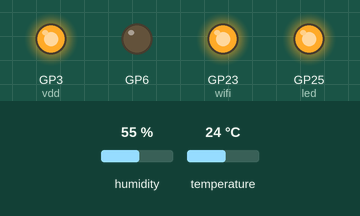
The program below on a simulated Raspberry Pi Pico running MicroPython. Parts: output pins drawn as LEDs (lit = HIGH). Inputs (shaded band) come from the test bench; at power-on: humidity 55 %, temperature 24 °C. WiFi joins after 1.5 s; deep sleep restarts the program when it ends; what the program prints to the serial console is not drawn.

Above: at 0.5 s.
At 17.2 s:
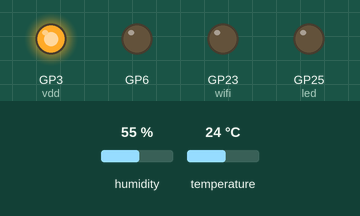
At 33.9 s:
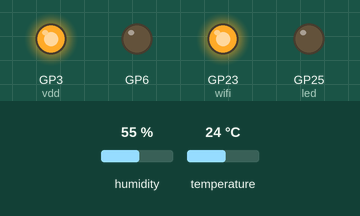
Timing chart, 0 to 37.3 s (numbered marks = the images above):
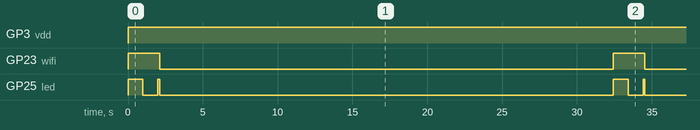

Measured:
- by itself, GP3 (vdd): LOW → HIGH at 0.00 s
- by itself, GP23 (wifi): alternates HIGH for 2.1 s and LOW for 30.3 s
- by itself, GP25 (led): repeats every 32.4 s: LOW 1.0 s, HIGH 0.12 s, LOW 30.3 s, HIGH 1.0 s

The program:

example04_wbgt_udp_le.py
```python
# (licence header left out)
# 温湿度センサ AE-SHT31 ピン接続図
##############################
#   SHT31 # Pico # GPIO
##############################
#     +V  #  5   # GP3
#    SDA  #  6   # GP4
#    SCL  #  7   # GP5
#    ADD  #  8   # GND
#    GND  #  9   # GP6
##############################

SSID = "1234ABCD"                               # 無線LANアクセスポイント SSID
PASS = "password"                               # パスワード
udp_to = '255.255.255.255'                      # UDPブロードキャスト
udp_port = 1024                                 # UDPポート番号
device_s = 'humid_3'                            # デバイス識別名
interval = 30                                   # ディープスリープ時間（秒）

sht31 = 0x44                                    # 温湿度センサSHT31のI2Cアドレス
wbgt_ver = 3                                    # WBGTバージョン 3 または 4
wbgt_wide = True                                # 筆者の独自拡張Wide版

from machine import Pin,I2C                     # machineのI2Cを組み込む
from machine import deepsleep                   # deepsleepを組み込む
from utime import sleep                         # μtimeからsleepを組み込む
import network                                  # ネットワーク通信
import usocket                                  # μソケット通信

wifi = Pin(23, Pin.OUT)                         # 無線LANモジュールの電源ピン
led = Pin("LED", Pin.OUT)                       # Pico W LED用ledを生成
gnd = Pin(6, Pin.OUT)                           # GP6をSHT31のGNDピンに接続
gnd.value(0)                                    # GND用に0Vを出力
vdd = Pin(3, Pin.OUT)                           # GP3をSHT31のV+ピンに接続
vdd.value(1)                                    # V+用に3.3Vを出力
i2c = I2C(0, scl=Pin(5), sda=Pin(4))            # GP5をSHT31のSCLに,GP4をSDAに

if len(SSID) > 0:
    wifi.value(1)                               # Wi-Fi電源ON
    wlan = network.WLAN(network.STA_IF)         # 無線LAN用のwlanを生成
    wlan.active(True)                           # 無線LANを起動
    wlan.connect(SSID, PASS)                    # 無線LANに接続
    while not wlan.isconnected():               # 接続待ち
        print('.', end='')                      # 接続中表示
        led.toggle()                            # LEDの点灯／非点灯の反転
        sleep(1)                                # 1秒間の待ち時間処理
    print(wlan.ifconfig()[0])                   # IPアドレスを表示
led.value(1)                                    # LEDをONにする

temp = 0.                                       # 温度値用の変数tempを生成
hum  = 0.                                       # 湿度値用の変数humを生成

i2c.writeto_mem(sht31,0x24,b'\x00')             # SHT31にコマンド0x2400を送信
# i2c.writeto(sht31,b'\x24\x00')                # SHT31仕様に合わせた2バイト表記
sleep(0.018)                                    # SHT31の測定待ち時間
data = i2c.readfrom_mem(sht31,0x00,6)           # SHT31から測定値6バイトを受信
if len(data) >= 5:                              # 受信データが5バイト以上の時
    temp = float((data[0]<<8) + data[1]) / 65535. * 175. - 45.
    hum  = float((data[3]<<8) + data[4]) / 65535. * 100.
    payload = (data[1]<<24) + (data[0]<<16) + (data[4]<<8) + data[3]
if wbgt_ver == 3 and wbgt_wide == False:
    wbgt = 0.687 * temp + 0.0360 * hum + 0.00367 * temp * hum - 2.062
elif wbgt_ver == 3 and wbgt_wide == True:
    wbgt = 0.725 * temp + 0.0368 * hum + 0.00364 * temp * hum - 3.246
elif wbgt_ver == 4 and wbgt_wide == False:
    wbgt = 0.724 * temp + 0.0342 * hum + 0.00277 * temp * hum - 3.007
elif wbgt_ver == 4 and wbgt_wide == True:
    wbgt = 0.754 * temp + 0.0382 * hum + 0.00264 * temp * hum - 3.965
else:
    print("ERROR:WBGTバージョンが不正")
    sleep(30)                                   # 30秒間の待機
    led.value(0)                                # LEDをOFFにする
    deepsleep(interval*1000)                    # ディープスリープの開始
temp_s = str(round(temp,1))                     # 小数点第1位で丸めて文字列に
print('Temperature =',temp_s, end=', ')         # 温度値を表示
hum_s = str(round(hum,1))                       # 小数点第1位で丸めて文字列に
print('Humidity =',hum_s, end=', ')             # 湿度値を表示
wbgt_s = str(round(wbgt,1))                     # 小数点第1位で丸めて文字列に
print('WBGT =',wbgt_s)                          # WBGT値を表示
sleep(0.1)                                      # シリアル出力の完了待ち

if len(SSID) == 0:
    led.value(0)                                # LEDをOFFにする
    deepsleep(interval*1000)                    # ディープスリープの開始

# CSVxUDP送信 https://bokunimo.net/iot/CSVxUDP/
sock = usocket.socket(usocket.AF_INET,usocket.SOCK_DGRAM) # μソケット作成
udp_s = device_s + ', ' + temp_s                # 表示用の文字列変数udp
udp_s += ',' + hum_s
udp_s += ',' + wbgt_s
# print('send :', udp_s)                        # 受信データを出力
udp_bytes = (udp_s + '\n').encode()             # バイト列に変換

try:
    sock.sendto(udp_bytes,(udp_to,udp_port))    # UDPブロードキャスト送信
except Exception as e:                          # 例外処理発生時
    print(e)                                    # エラー内容を表示
sock.close()                                    # ソケットの切断

wlan.disconnect()                               # Wi-Fi切断
wlan.active(False)                              # Wi-Fi無効化
wifi.value(0)                                   # Wi-Fi電源OFF
led.value(0)                                    # LEDをOFFにする
deepsleep(interval*1000)                        # ディープスリープの開始

###############################################################################
# 参考文献 1 Pythonで作るIoTシステム プログラム・サンプル集 (CQ出版社)
#            (ラズベリー・パイでI/O制御 & Pico，micro:bit，STM32でクラウド通信)
'''
    https://www.amazon.co.jp/dp/4789859894
    第9章 ラズベリー・パイ Pico で BLEワイヤレス・センサを作る
'''
###############################################################################
# 参考文献 2 ESP32 マイコン用 MicroPython プログラム
'''
    https://bokunimo.net/iot/cq/esp32.pdf
'''
###############################################################################
# 参考文献 3 Raspberry Pi Pico のシリアルCOMが表示されないときの修復方法
'''
    https://bokunimo.net/blog/raspberry-pi/1460/
'''
###############################################################################
# 引用コード 本プログラムは下記のコードを変更して作成したものです
'''
    https://github.com/bokunimowakaru/iot/blob/master/micropython/raspi-pico/example04_humid.py
    https://github.com/bokunimowakaru/iot/blob/master/micropython/nucleo-f767zi/iot_temp_u.py
'''
```
